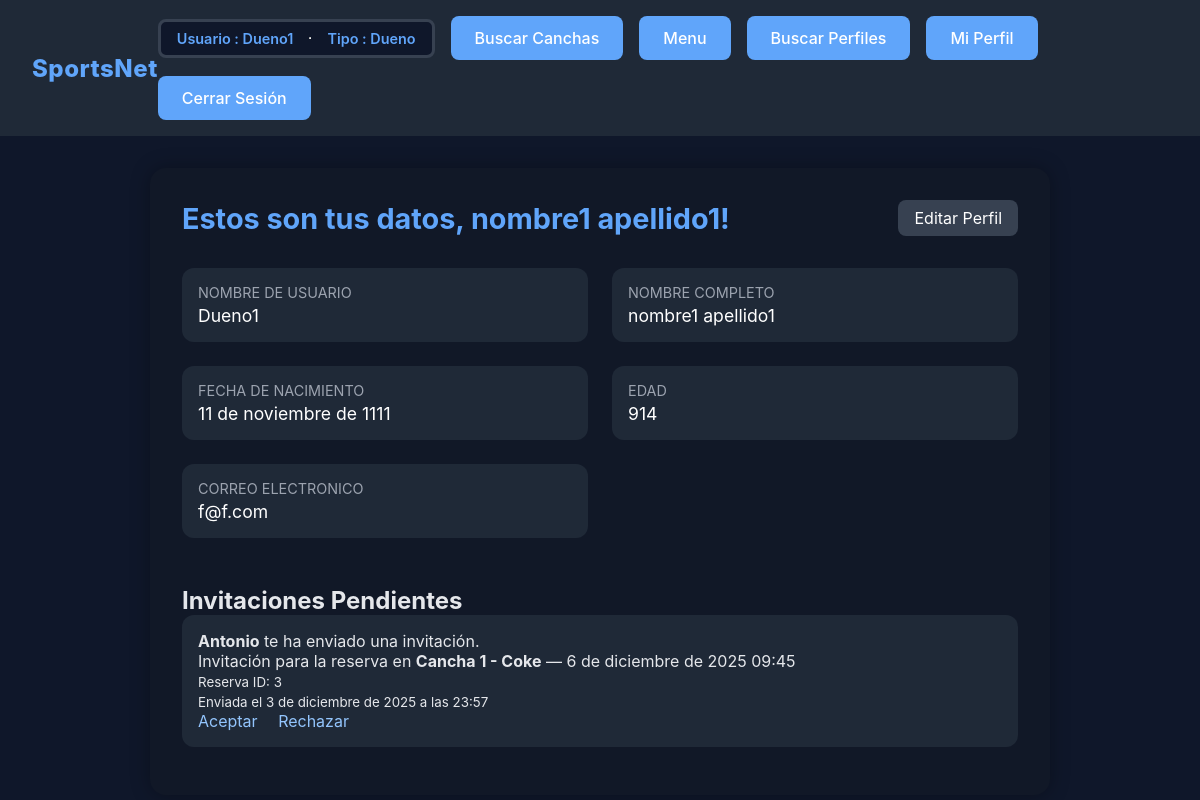
Screenshot of /perfil/ (signed in) with the database file from the repository.
### cuentas/models.py (models this page shows, shortened)
class Usuario (AbstractUser):
    email = models.EmailField(unique=True, blank=False, null=False)
    first_name = models.CharField(max_length=150, blank=False)
    last_name = models.CharField(max_length=150, blank=False)
    telefono = models.CharField(max_length=20, blank=False, null=False)
    fecha_nacimiento = models.DateField(blank=False, null=False)
    def edad(self):
        if self.fecha_nacimiento:
            hoy = date.today()
            edad = hoy.year - self.fecha_nacimiento.year
            if (hoy.month, hoy.day) < (self.fecha_nacimiento.month, self.fecha_nacimiento.day):
                edad -= 1
            return edad
        return 0

class Invitation(models.Model):
    STATUS_CHOICES = [
        ('pending', 'Pendiente'),
        ('accepted', 'Aceptada'),
        ('rejected', 'Rechazada'),
    ]
    sender = models.ForeignKey(settings.AUTH_USER_MODEL, on_delete=models.CASCADE, related_name='sent_invitations')
    receiver = models.ForeignKey(settings.AUTH_USER_MODEL, on_delete=models.CASCADE, related_name='received_invitations')
    reserva = models.ForeignKey("reservas.Reserva", on_delete=models.CASCADE, null=True, blank=True, related_name='invitaciones')
    message = models.TextField(blank=True)
    created_at = models.DateTimeField(auto_now_add=True)
    accepted = models.BooleanField(default=False)  # Mantener por compatibilidad
    status = models.CharField(max_length=10, choices=STATUS_CHOICES, default='pending')  # NUEVO CAMPO

### reservas/models.py (models this page shows, shortened)
class Reserva (models.Model):
    ESTADOS = [("PENDIENTE","Pendiente"),
               ("CONFIRMADA","Confirmada"),
               ("CANCELADA","Cancelada"),
               ("TERMINADA","Terminada"),
               ("EN_CURSO","En Curso"),
               ]
    cancha = models.ForeignKey(Cancha, on_delete=models.SET_NULL, related_name="reservas",null=True,default="---")
    usuario = models.ForeignKey(Usuario, on_delete=models.CASCADE, related_name="reservas")
    fecha = models.DateField(default=timezone.now,blank=False, null=False)
    hora_inicio = models.TimeField(blank=False, null=False)
    duracion_bloques = models.PositiveIntegerField(default=1,blank=False, null=False )
    estado = models.CharField(max_length=20, choices=ESTADOS, default="PENDIENTE")
    precio_total = models.DecimalField(max_digits=10, decimal_places=0, null=True, blank = True)
    comentario = models.CharField(max_length=100, blank=True, null =True)
    fecha_creacion = models.DateTimeField(auto_now_add=True)

### establecimientos/models.py (models this page shows, shortened)
class Cancha (models.Model):
    TIPOS_SUPERFICIES = [
        ("Pasto_Natural", "Pasto Natural"),
        ("Pasto_Sintético","Pasto Sintético"),
        ("Cemento","Cemento"),
        ("Arcilla","Arcilla"),
        ("Madera","Madera"),
        ("Caucho","Caucho"),
        ("Vinilo","Vinilo"),
        ]
    TIPOS_ILUMINACION = {
        ("LED","LED"),
        ("Natural", "Natural"),
        ("Mixta","Mixta"),
        ("Halogena","Halogena"),
        ("Fluorecente","Fluorecente"),
    }
    DEPORTES = [
        ("Futbol", "Futbol"),
        ("Basquetball","Basquetball"),
        ("Voleyball","Voleyball"),
        ("Tenis","Tenis"),
        ("Rugby","Rugby"),
        ("Handball","Handball"),
        ("Bowling","Bowling"),
        ("Squash","Squash"),
        ("Padel","Padel"),
        ("Otro","Otro"),
        ("---","---"),
    ]
    establecimiento = models.ForeignKey(Establecimiento, on_delete=models.CASCADE, related_name="canchas")
    deporte = models.CharField(max_length=20, choices=DEPORTES, default="---",blank=False, null=False)
    nombre = models.CharField(max_length=25,blank=False, null=False)
    superficie = models.CharField(max_length=25, choices=TIPOS_SUPERFICIES,blank=False, null=False)
    iluminacion = models.CharField(max_length=20, choices=TIPOS_ILUMINACION,blank=False, null=False)
    interior = models.BooleanField(default=False)
    valor_por_bloque = models.DecimalField(max_digits=10, decimal_places=0,blank=False, null=False)

### cuentas/views.py (the view)
# urls.py: path("perfil/", views.perfil_usuario, name="perfil_usuario"), # Vista para ver y editar el perfil de usuario
@login_required
def perfil_usuario(request):
    usuario = request.user
    invitaciones = Invitation.objects.filter(
        receiver=usuario,
        status='pending'  # ← CAMBIO AQUÍ
    )
    return render(request, "perfil_usuario.html", {
        "usuario": usuario,
        "invitaciones": invitaciones,
    })

### cuentas/context_processors.py (called while the page is built)
def invitaciones_pendientes(request):
    if request.user.is_authenticated:
        invitacion_pendiente = request.user.received_invitations.filter(
            accepted=False
        ).order_by('-created_at').first()
        return {
            'invitacion_pendiente': invitacion_pendiente
        }
    return {
        'invitacion_pendiente': None
    }

### cuentas/templates/perfil_usuario.html (shortened to what this page needs)
{% extends 'base.html' %}
{% load static %}
{% block extra_css %}
<link rel="stylesheet" href="{% static 'bienvenida.css' %}">
{% endblock %}
{% block content %}
<div class="profile-container">
    <div class="profile-card">
        <div class="profile-header">
            <h1 class="profile-title">Estos son tus datos, {{ user.first_name }}  {{ user.last_name }}!</h1>
            <a href="{% url 'cuentas:editar_perfil' %}" class="edit-button">Editar Perfil</a>
        </div>
        <div class="info-grid">
            <div class="info-box">
                <p class="info-title">Nombre de Usuario</p>
                <p class="info-value">{{ user.username }}</p>
            </div>
            <div class="info-box">
                <p class="info-title">Nombre Completo</p>
                <p class="info-value">{{ user.first_name }} {{ user.last_name }}</p>
            </div>
            <div class="info-box">
                <p class="info-title">Fecha de Nacimiento</p>
                <p class="info-value">
                    {% if user.fecha_nacimiento %}
                        {{ user.fecha_nacimiento }}
                    {% else %}
                        No registrada
                    {% endif %}
                </p>
            </div>
            <div class="info-box">
                <p class="info-title">Edad</p>
                <p class="info-value">{{ user.edad }}</p>
            </div>
            <div class="info-box">
                <p class="info-title">Correo Electronico</p>
                <p class="info-value">{{ user.email }}</p>
            </div>
        </div>
        <div class="invitations-section">
            <h2>Invitaciones Pendientes</h2>
            {% for inv in invitaciones %}
                <div class="inv-card">
                    <p><strong>{{ inv.sender.username }}</strong> te ha enviado una invitación.</p>
                    {% if inv.reserva %}
                        <p>Invitación para la reserva en <strong>{{ inv.reserva.cancha.nombre }}</strong> — {{ inv.reserva.fecha }} {{ inv.reserva.hora_inicio }}</p>
                        <p><small>Reserva ID: {{ inv.reserva.id }}</small></p>
                    {% endif %}
                    <p><small>Enviada el {{ inv.created_at }}</small></p>
                    <div class="inv-actions">
                        <a href="{% url 'cuentas:aceptar_invitacion' inv.id %}">Aceptar</a>
                        <a href="{% url 'cuentas:rechazar_invitacion' inv.id %}">Rechazar</a>
                    </div>
                </div>
            {% endfor %}
        </div>
    </div>
</div>
{% endblock %}

### cuentas/templates/base.html (shortened to what this page needs)
{% load static %}
<!DOCTYPE html>
<html lang="es">
<head>
    {% load static %}
<link rel="stylesheet" href="{% static 'css/base.css' %}">
    {% block extra_css %}
    {% endblock %}
</head>
<body>
    <header class="header">
        <div class="sn-container">
            <a href="{% url 'cuentas:home' %}">
                <span class="sn-text">SportsNet</span>
            </a>
        </div>
        <nav class="nav">
        {% if user.is_authenticated %}
                <div class="user-badge">
                    <span class="user-name">Usuario : {{ user.get_username }} </span>
                    <hr>
                    {% if user.perfil_dueno %}
                    <span class="user-name">Tipo : Dueno </span>
                    {% elif user.perfil_cliente %}
                    <span class="user-name">Tipo : Cliente</span>
                    {% endif %}
                </div>
        {% endif %}
            <a href="{% url 'establecimientos:buscar_canchas' %}" class="nav-button">Buscar Canchas</a>
            {% if user.is_authenticated %}
                {% if user.perfil_dueno %}
                    <a href="{% url 'cuentas:SportsNet_dueno' %}" class="nav-button">Menu</a>
                    <a href="{% url 'cuentas:buscar_perfiles' %}" class="nav-button">Buscar Perfiles</a>
                {% elif user.perfil_cliente %}
                    <a href="{% url 'cuentas:SportsNet_cliente' %}" class="nav-button">Menu</a>
                    <a href="{% url 'cuentas:buscar_perfiles' %}" class="nav-button">Buscar Perfiles</a>
                {% endif %}
                <a href="{% url 'cuentas:perfil_usuario' %}" class="nav-button">Mi Perfil</a>
                <a href="{% url 'cuentas:cerrar_sesion' %}" class="nav-button">Cerrar Sesión</a>
            {% else %}
                <a href="{% url 'cuentas:login_cuenta' %}" class="nav-button">Iniciar Sesión</a>
                <a href="{% url 'cuentas:registro' %}" class="nav-button">Registrarse</a>
            {% endif %}
        </nav>
    </header>
    {% block content %}
    {% endblock %}
</body>
</html>

### cuentas/static/css/base.css (style rules this page uses)
* { margin: 0; padding: 0; box-sizing: border-box; }
body { font-family: -apple-system, BlinkMacSystemFont, 'Segoe UI', Roboto, 'Helvetica Neue', Arial, sans-serif; background-color: #000000; color: #ffffff; min-height: 100vh; }
.header { display: flex; justify-content: space-between; align-items: center; margin-bottom: 2rem; padding: 1rem 2rem; background-color: #1f2937; }
.sn-container { display: flex; align-items: center; }
.sn-container a { text-decoration: none; transition: all 0.3s ease; }
.sn-text { font-size: 1.5rem; font-weight: 800; color: #60a5fa; letter-spacing: 0.5px; }
.nav { display: flex; gap: 1rem; align-items: center; flex-wrap: wrap; }
.nav-button { padding: 0.625rem 1.5rem; background-color: #3b82f6; color: #ffffff; border: 3px solid #2563eb; border-radius: 0.5rem; font-size: 0.875rem; font-weight: 500; cursor: pointer; transition: background-color 0.3s ease; text-decoration: none; display: inline-block; }
.user-badge { display: inline-flex; align-items: center; gap: 1rem; padding: 0.5rem 1rem; background: #0f172a; border: 3px solid #374151; border-radius: 0.5rem; color: #d1d5db; font-size: 0.9rem; }
.user-name { font-weight: 600; color: #60a5fa; }

### cuentas/static/css/bienvenida.css (style rules this page uses)
* { margin: 0; padding: 0; box-sizing: border-box; }
html, body { background: #0f172a; color: #fff; font-family: -apple-system, BlinkMacSystemFont, 'Segoe UI', Roboto, 'Helvetica Neue', Arial, sans-serif; }
.nav-button { background: #60a5fa; color: #fff; border: none; padding: 0.75rem 1.5rem; border-radius: 0.5rem; font-size: 1rem; cursor: pointer; text-decoration: none; display: inline-block; transition: all 0.2s; font-weight: 500; }
.edit-button { background: #374151 !important; }

### cuentas/templates/perfil_usuario.html (style rules this page uses)
.profile-container { max-width: 900px; margin: 2rem auto; }
.profile-card { background: #111827; padding: 2rem; border-radius: 1rem; box-shadow: 0 0 20px rgba(0,0,0,0.3); color: #e5e7eb; }
.profile-header { display: flex; justify-content: space-between; align-items: center; margin-bottom: 2rem; }
.profile-title { font-size: 1.8rem; font-weight: 700; color: #60a5fa; }
.edit-button { background: #2563eb; padding: 0.5rem 1rem; border-radius: 0.5rem; text-decoration: none; color: white; transition: 0.2s; }
.info-grid { display: grid; grid-template-columns: 1fr 1fr; gap: 1.5rem; margin-bottom: 2rem; }
.info-box { background: #1f2937; padding: 1rem; border-radius: 0.75rem; }
.info-title { font-size: 0.9rem; color: #9ca3af; margin-bottom: 0.25rem; text-transform: uppercase; }
.info-value { font-size: 1.1rem; color: white; }
.invitations-section { margin-top: 3rem; }
.inv-card { background: #1f2937; padding: 1rem; border-radius: 0.75rem; margin-bottom: 1rem; }
.inv-actions a { margin-right: 1rem; text-decoration: none; color: #93c5fd; }

### rows the page displays
Usuario: get_username "Dueno1", first_name "nombre1", last_name "apellido1", username "Dueno1", fecha_nacimiento "11 de noviembre de 1111", edad "914", email "f@f.com"
Invitation: sender.username "Antonio", reserva.cancha.nombre "Cancha 1 - Coke", reserva.fecha "6 de diciembre de 2025", reserva.hora_inicio "09:45", reserva.id "3", created_at "3 de diciembre de 2025 a las 23:57"
